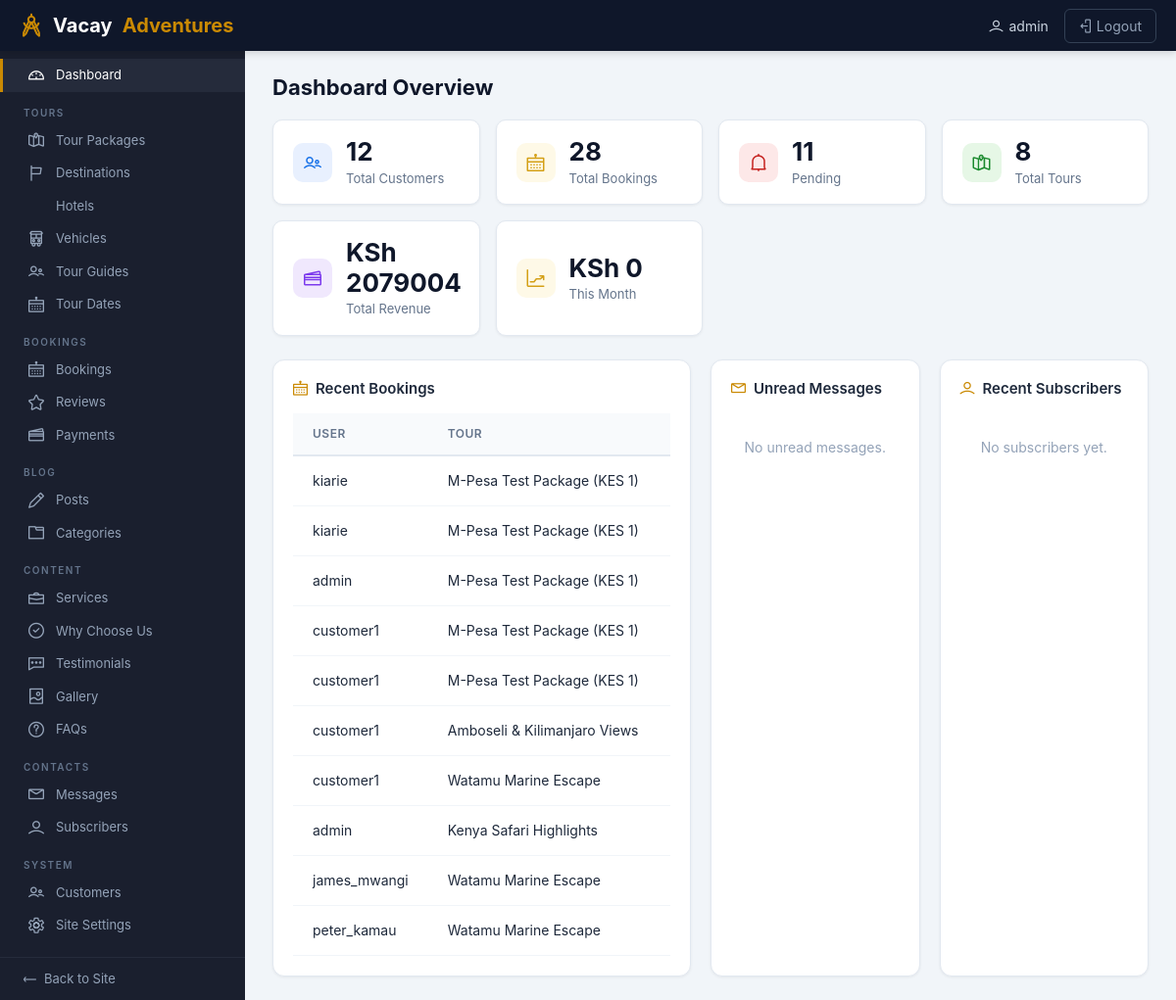
Page /dashboard/admin/ (signed in) on the earlier database version.
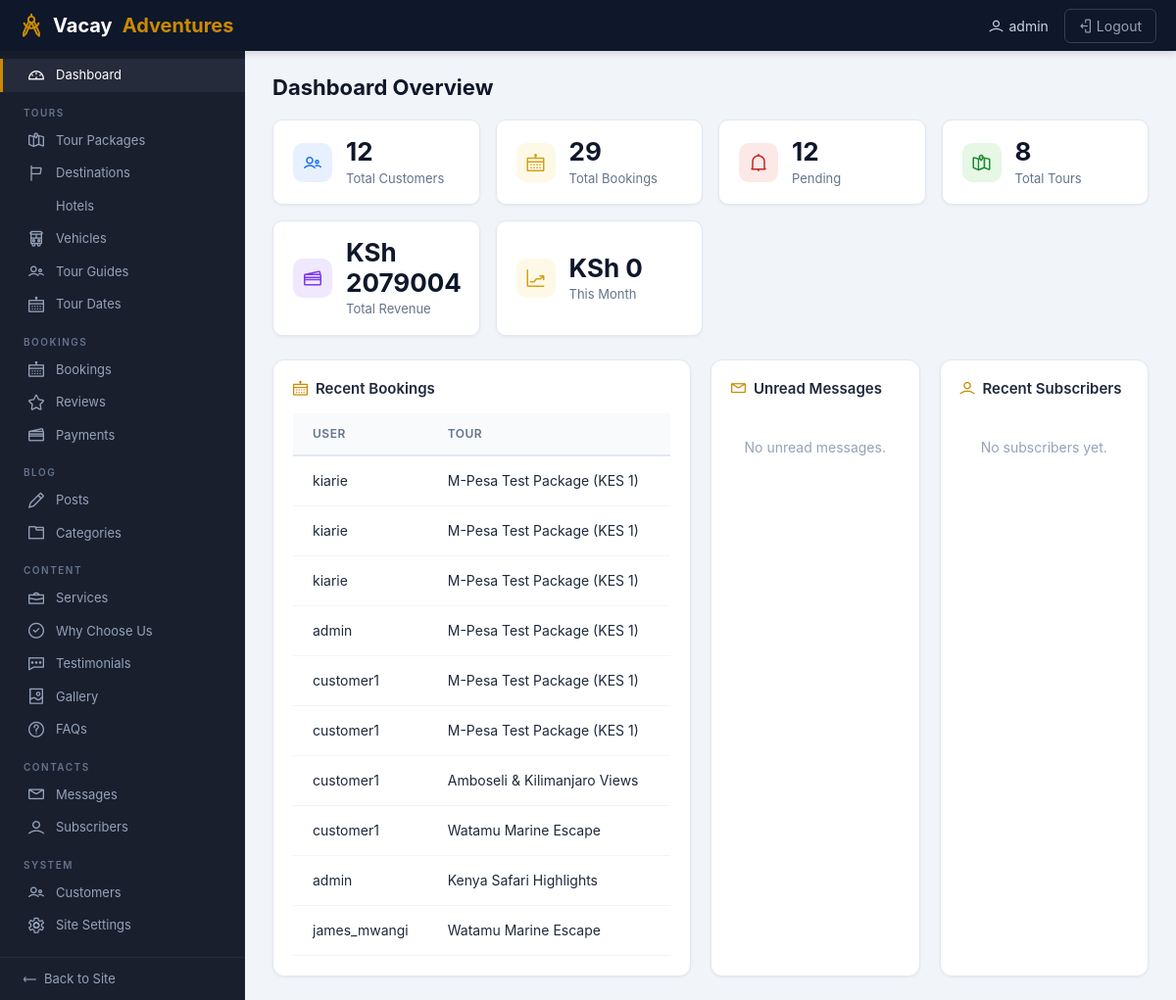
Same page on the later database version.
### bookings/models.py (models this page shows, shortened)
class Booking(models.Model):
    STATUS_CHOICES = [
        ('pending', 'Pending'),
        ('approved', 'Approved'),
        ('cancelled', 'Cancelled'),
        ('completed', 'Completed'),
    ]
    user = models.ForeignKey(User, on_delete=models.CASCADE, related_name='bookings')
    tour = models.ForeignKey(TourPackage, on_delete=models.CASCADE, related_name='bookings')
    tour_date = models.ForeignKey(TourDate, on_delete=models.SET_NULL, null=True, blank=True, related_name='bookings')
    travel_date = models.DateField(blank=True, null=True)
    adults = models.IntegerField(default=1)
    children = models.IntegerField(default=0)
    special_requests = models.TextField(blank=True)
    total_price = models.DecimalField(max_digits=12, decimal_places=2)
    status = models.CharField(max_length=20, choices=STATUS_CHOICES, default='pending')
    booking_date = models.DateTimeField(auto_now_add=True)
    updated_at = models.DateTimeField(auto_now=True)
    class Meta:
        ordering = ['-booking_date']

### tours/models.py (models this page shows, shortened)
class TourPackage(models.Model):
    DIFFICULTY_CHOICES = [('easy', 'Easy'), ('moderate', 'Moderate'), ('challenging', 'Challenging')]
    CATEGORY_CHOICES = [
        ('safari', 'Safari'), ('beach', 'Beach'), ('cultural', 'Cultural'),
        ('adventure', 'Adventure'), ('wildlife', 'Wildlife'), ('luxury', 'Luxury'),
    ]
    STATUS_CHOICES = [('draft', 'Draft'), ('published', 'Published')]
    destination = models.ForeignKey(Destination, on_delete=models.SET_NULL, null=True, related_name='tours')
    title = models.CharField(max_length=300)
    slug = models.SlugField(unique=True, blank=True)
    description = models.TextField()
    duration_days = models.IntegerField()
    duration_nights = models.IntegerField(default=0)
    price = models.DecimalField(max_digits=12, decimal_places=2)
    discount_price = models.DecimalField(max_digits=12, decimal_places=2, blank=True, null=True)
    max_guests = models.IntegerField(default=20)
    available_seats = models.IntegerField(default=20)
    difficulty = models.CharField(max_length=20, choices=DIFFICULTY_CHOICES, default='moderate')
    category = models.CharField(max_length=50, choices=CATEGORY_CHOICES, default='safari')
    hotel = models.ForeignKey(Hotel, on_delete=models.SET_NULL, null=True, blank=True, related_name='tours')
    vehicle = models.ForeignKey(Vehicle, on_delete=models.SET_NULL, null=True, blank=True, related_name='tours')
    guide = models.ForeignKey(TourGuide, on_delete=models.SET_NULL, null=True, blank=True, related_name='tours')
    included_services = models.TextField(blank=True, help_text='List items separated by newline')
    excluded_services = models.TextField(blank=True, help_text='List items separated by newline')
    image = models.ImageField(upload_to='tours/', blank=True, null=True, help_text='Main tour image (shown in listings). Individual gallery images below.')
    meeting_point = models.CharField(max_length=500, blank=True)
    start_date = models.DateField(blank=True, null=True)
    end_date = models.DateField(blank=True, null=True)
    itinerary = models.TextField(blank=True, help_text='Day-by-day itinerary')
    status = models.CharField(max_length=20, choices=STATUS_CHOICES, default='published')
    is_featured = models.BooleanField(default=False)
    created_at = models.DateTimeField(auto_now_add=True)
    updated_at = models.DateTimeField(auto_now=True)
    class Meta:
        ordering = ['-created_at']

### dashboard/views.py (the view)
# urls.py: path('admin/', views.admin_dashboard, name='admin_dashboard'),
@staff_required
def admin_dashboard(request):
    total_customers = User.objects.filter(is_staff=False).count()
    total_bookings = Booking.objects.count()
    pending_bookings = Booking.objects.filter(status='pending').count()
    total_tours = TourPackage.objects.count()
    total_revenue = Payment.objects.filter(status='completed').aggregate(total=Sum('amount'))['total'] or 0
    recent_bookings = Booking.objects.order_by('-booking_date')[:10]
    recent_messages = ContactMessage.objects.filter(is_read=False)[:5]
    recent_subscribers = NewsletterSubscriber.objects.filter(is_active=True)[:5]
    monthly_revenue = Payment.objects.filter(
        status='completed', paid_date__year=timezone.now().year,
        paid_date__month=timezone.now().month
    ).aggregate(total=Sum('amount'))['total'] or 0
    context = {
        'total_customers': total_customers, 'total_bookings': total_bookings,
        'pending_bookings': pending_bookings, 'total_tours': total_tours,
        'total_revenue': total_revenue, 'monthly_revenue': monthly_revenue,
        'recent_bookings': recent_bookings, 'recent_messages': recent_messages,
        'recent_subscribers': recent_subscribers,
    }
    return render(request, 'dashboard/admin_dashboard.html', context)

### core/context_processors.py (called while the page is built)
def site_settings(request):
    try:
        settings = SiteSetting.objects.first()
    except:
        settings = None
    return {'site_settings': settings}

### dashboard/views.py (called while the page is built)
def staff_required(view_func):
    return user_passes_test(lambda u: u.is_staff, login_url='/accounts/login/')(view_func)

### templates/dashboard/admin_dashboard.html (shortened to what the changed rows need)
{% extends 'dashboard/admin/base_admin.html' %}
{% load static %}
{% block admin_content %}
<div class="page-header">
    <h1>Dashboard Overview</h1>
</div>
<div class="stat-row">
    <div class="stat-card">
        <div class="stat-info">
            <div class="stat-number">{{ total_bookings }}</div>
            <div class="stat-label">Total Bookings</div>
        </div>
    </div>
    <div class="stat-card">
        <div class="stat-info">
            <div class="stat-number">{{ pending_bookings }}</div>
            <div class="stat-label">Pending</div>
        </div>
    </div>
</div>
<div style="display:grid;grid-template-columns:2fr 1fr 1fr;gap:20px">
    <div class="card-admin">
        <div class="card-body">
            <div class="table-responsive">
                <table class="table-admin">
                    <thead><tr><th>User</th><th>Tour</th><th>Status</th><th>Amount</th></tr></thead>
                    <tbody>
                        {% for b in recent_bookings %}
                        <tr>
                            <td>{{ b.user.username }}</td>
                            <td>{{ b.tour.title }}</td>
                            <td><span class="badge-status badge-{{ b.status }}">{{ b.get_status_display }}</span></td>
                        </tr>
                        {% empty %}<tr><td colspan="4" style="text-align:center;padding:24px;color:#94a3b8">No bookings yet.</td></tr>
                        {% endfor %}
                    </tbody>
                </table>
            </div>
        </div>
    </div>
</div>
{% endblock %}

Differences in the rows shown:
no longer on this page (row unchanged): Booking: user.username "peter_kamau", tour "Watamu Marine Escape"
added Booking: user.username "kiarie", tour "M-Pesa Test Package (KES 1)"
Other differences:
{{ total_bookings }}: "28" → "29"
{{ pending_bookings }}: "11" → "12"
